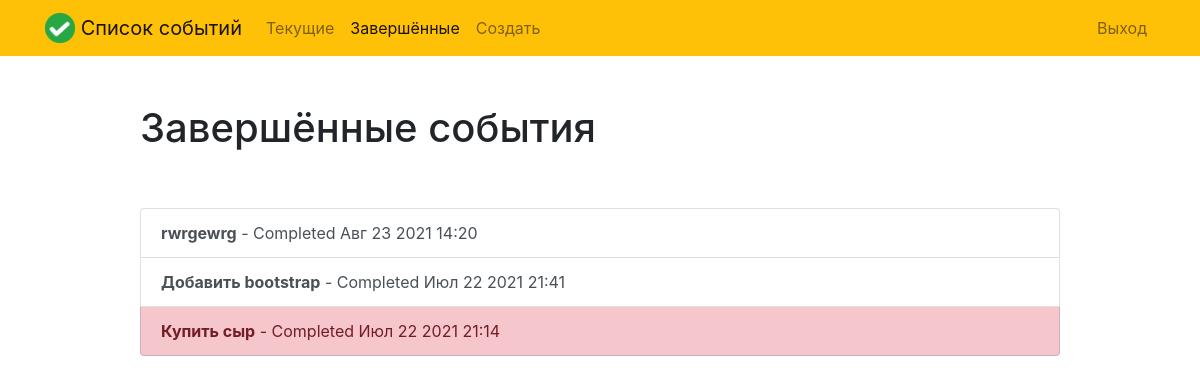
The app's page /completed/ (signed in) with its own data.
### todo/models.py (models this page shows, shortened)
class Todo(models.Model):
    title = models.CharField(max_length=100, verbose_name='Название')
    description = models.TextField(blank=True, verbose_name='Описание')
    created = models.DateTimeField(auto_now_add=True, verbose_name='Создано')
    datecompleted = models.DateTimeField(blank=True, null=True, verbose_name='Дата и время завершения')
    important = models.BooleanField(default=False, verbose_name='Приоритетность')
    user = models.ForeignKey(User, on_delete=models.CASCADE, verbose_name='Пользователь')
    class Meta:
        verbose_name = "Список событий"
        verbose_name_plural = "Список событий"
        ordering = ['title']

### todo/views.py (the view)
# urls.py: path('completed/', completedtodos, name='completedtodos'),
@login_required
def completedtodos(request):
    print(F'request.path == {request.path}')
    todos = Todo.objects.filter(user=request.user, datecompleted__isnull=False).order_by('-datecompleted')
    return render(request, 'todo/completedtodos.html', {'todos': todos})

### todo/templates/todo/completedtodos.html (shortened to what this page needs)
{% extends 'todo/base.html' %}
{% block content %}
    <div class="row justify-content-center mt-5">
        <div class="col-md-10">
            <h1>Завершённые события</h1>
        </div>
    </div>
    <div class="row justify-content-center mt-5">
        <div class="col-md-10">
            <div class="list-group">
                {% for todo in todos %}
                    <a href="{% url 'viewtodo' todo.id %}" class="list-group-item list-group-item-action{% if todo.important %} list-group-item-danger{% endif %}"><b>{{ todo.title }}</b> - Completed {{ todo.datecompleted|date:'M j Y H:i' }}</a>
                {% endfor %}
            </div>
        </div>
    </div>
{% endblock %}

### records on screen
Todo: title "rwrgewrg", datecompleted "Авг 23 2021 14:20"
Todo: title "Добавить bootstrap", datecompleted "Июл 22 2021 21:41"
Todo: title "Купить сыр", datecompleted "Июл 22 2021 21:14"
